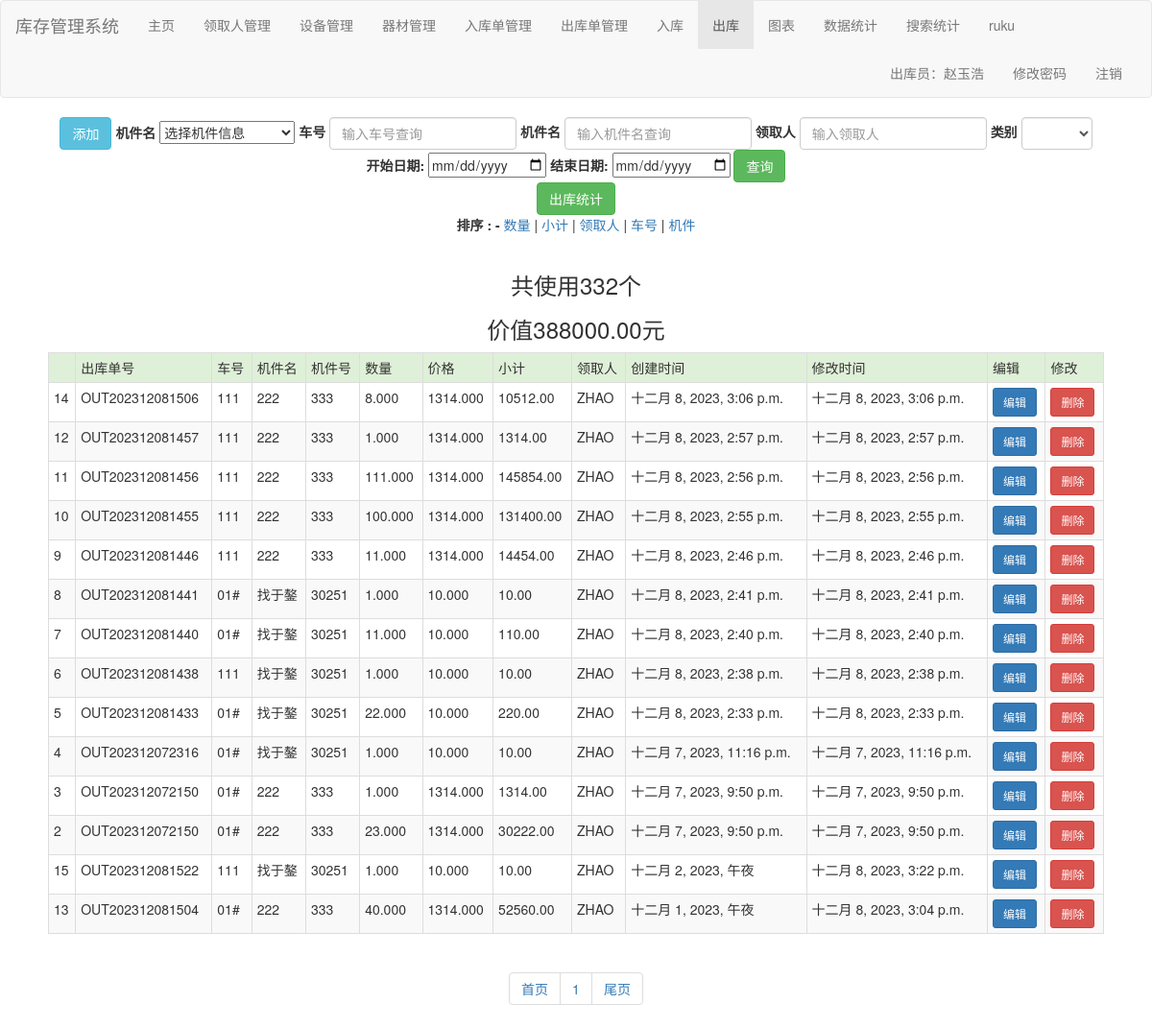
Screenshot of /outbound/ (signed in) with the database file from the repository.
### common/models.py (models this page shows, shortened)
class Outbound(models.Model):
    code = models.CharField(max_length=32, verbose_name='出库单号')
    customer = models.ForeignKey(Customer, on_delete=models.CASCADE, verbose_name='车号')
    user = models.ForeignKey(User, on_delete=models.CASCADE, verbose_name='出库员')
    name = models.ForeignKey(Man, on_delete=models.CASCADE, verbose_name='领取人')
    clothes = models.ForeignKey(Clothes, on_delete=models.CASCADE, verbose_name='产品信息')
    amount = models.DecimalField(verbose_name='数量',max_digits=7,decimal_places=3)
    create_time = models.DateTimeField (default=timezone.now, verbose_name='创建时间')
    modify_time = models.DateTimeField(auto_now=True, verbose_name='修改时间')
    class Meta:
        ordering = ['id']
        verbose_name = '出库单'
        verbose_name_plural = verbose_name

class Customer(models.Model):
    name = models.CharField(max_length=32, verbose_name='工序')
    phone = models.CharField(max_length=32, verbose_name='车间')
    address = models.CharField(max_length=32, verbose_name='车号')
    jx = models.CharField(max_length=32, verbose_name='机型')
    create_time = models.DateTimeField(auto_now_add=True, verbose_name='创建时间')
    modify_time = models.DateTimeField(auto_now=True, verbose_name='修改时间')
    class Meta:
        ordering = ['create_time']
        verbose_name = '工序'
        verbose_name_plural = verbose_name

class Clothes(models.Model):
    lei_choices = (
        (1, "一类"),
        (2, "二类"),
        (3, "三类"),
    )
    lei = models.SmallIntegerField(verbose_name="类别", choices=lei_choices, default=1)
    name = models.CharField(max_length=32, verbose_name='机件名')
    sn = models.CharField(max_length=32,  verbose_name='机件号')
    price = models.DecimalField(max_digits=10, decimal_places=3, verbose_name='价格')
    danwei_choices = (
        (1, "台"),
        (2, "套"),
        (3, "件"),
        (4, "个"),
        (5, "盒"),
        (6, "箱"),
        (7, "斤"),
    )
    danwei = models.SmallIntegerField(verbose_name="单位",default=1, choices=danwei_choices)
    stock = models.DecimalField(verbose_name='库存',max_digits=7,decimal_places=2)
    stock_down = models.DecimalField(verbose_name='最低库存',max_digits=7,decimal_places=2)
    changjia = models.CharField(max_length=32,  default=1,verbose_name='厂家')
    image = models.ImageField(upload_to='clothes', verbose_name='图片')
    desc = models.CharField(max_length=200, verbose_name='描述')
    create_time = models.DateTimeField(auto_now_add=True, verbose_name='创建时间')
    modify_time = models.DateTimeField(auto_now=True, verbose_name='修改时间')
    def __str__(self):
        return "{}-{}-{}".format(self.name,self.sn,self.changjia)
    class Meta:
        ordering = ['create_time']
        verbose_name = '产品信息'
        verbose_name_plural = verbose_name

class Man(models.Model):
    name = models.CharField( verbose_name="领取人", max_length=32)
    def __str__(self):
        return self.name
    class Meta:
        ordering = ['id']
        verbose_name = '领取人'
        verbose_name_plural = verbose_name

### outbound/views.py (the view)
# urls.py: path('', views.list, name='index'),
def list(request):
    form = OutboundForm()
    order = request.GET.get('orderby')  # 获取排序参数
    total_amount = Outbound.objects.aggregate(total=Sum('amount'))['total']
    print(total_amount)
    qs = Outbound.objects.all().order_by('-create_time')
    if order == 'amount':
        qs = qs.order_by('-amount')  # 按照数量
    elif order == 'man':
        qs = qs.order_by('-amount')  # 按照领取人
    elif order == 'address':
        qs = qs.order_by('customer__address')  # 按照车号
    elif order == 'clothes':
        qs = qs.order_by('clothes__name')  # 按照机件
    elif order == 'jisuan':
        qs = qs.annotate(product_price=F('clothes__price') * F('amount')).order_by('-product_price')
    total_cheng = 0
    total_price = 0  # 初始化总价为 0
    for inbound in qs:
        price = inbound.clothes.price
        amount = inbound.amount
        product_price = price * amount
        total_price += product_price
        product_price = round(product_price, 2)
        inbound.product_price = product_price
        total_cheng += inbound.product_price
    paginator = Paginator(qs, 50)
    page = request.GET.get('page', '1')
    result = paginator.page(page)
    context = {
        'result': result,
        'total_amount': total_amount,
        'total_price':total_cheng,
        'outbound_form': form,
    }
    return render(request,'outbound/index.html', context)
    return search(request, clothes=form.cleaned_data['clothes'], context=context)

### outbound/templates/outbound/index.html (shortened to what this page needs)
{% extends 'base.html' %}
{% block content %}
    <div id="content" style="height: 600px">
        <div id="search" class="text-center">
            <form class="form-inline" action="{% url 'outbound:search' %} " method="get">
                <div class="form-group ">
                    <a class="btn btn-info" href="{% url 'outbound:add' %}">添加</a>
                </div>
                <div class="form-group">
                <label for="clothes">机件名</label>
                {{ outbound_form.clothes_id }}
                </div>
                <div class="form-group">
                    <label for="address">车号</label>
                    <input type="text" class="form-control" id="address" name="address"
                           placeholder="输入车号查询">
                </div>
                <div class="form-group">
                    <label for="clothes_name">机件名</label>
                    <input type="text" class="form-control" id="clothes_name" name="clothes_name"
                           placeholder="输入机件名查询">
                </div>
                <div class="form-group">
                    <label for="clothes_sn">领取人</label>
                    <input type="text" class="form-control" id="user_name" name="user_name" placeholder="输入领取人">
                </div>
                <div class="form-group">
                    <label for="lei">类别</label>
                    <select id="lei" name="lei" class="form-control">
                        <option style='display: none'></option>
                        <option value="1">一类</option>
                    </select>
                </div>
                <div class="form-group">
                    <label for="start_date">开始日期:</label>
                    <input type="date" id="start_time" name="start_time">
                </div>
                <div class="form-group">
                    <label for="end_date">结束日期:</label>
                    <input type="date" id="end_time" name="end_time">
                </div>
                <button type="submit" class="btn btn-success">查询</button>
            </form>
            <button type="submit" class="btn btn-success" onclick="window.location='{% url 'outbound:zdlist' %}'">出库统计</button>
        </div>
        <div class="text-center">
            <b>排序 : - </b>
            <a href="{% url 'outbound:index' %}?orderby=amount">数量</a>  |
            <a href="{% url 'outbound:index' %}?orderby=jisuan">小计</a>  |
            <a href="{% url 'outbound:index' %}?orderby=man">领取人</a> |
            <a href="{% url 'outbound:index' %}?orderby=address">车号</a> |
            <a href="{% url 'outbound:index' %}?orderby=clothes">机件</a>
        </div>
        <br>
        <div class="text-center">
            {% if total_amount %}
            <p><h3>共使用{{ total_amount }}个</h3></p>
            {% endif %}
            {% if total_price %}
            <p><h3>价值{{ total_price }}元</h3></p>
            {% endif %}
        </div>
        <div id="table" align="center">
            {% if result %}
                <table class="table table-striped table-bordered table-hover  table-condensed" style="width: 1100px">
                <tr class="success">
                    <td></td>
                    <td>出库单号</td>
                    <td>车号</td>
                    <td>机件名</td>
                    <td>机件号</td>
                    <td>数量</td>
                    <td>价格</td>
                    <td>小计</td>
                    <td>领取人</td>
                    <td>创建时间</td>
                    <td>修改时间</td>
                    <td>编辑</td>
                    <td>修改</td>
                </tr>
                {% for foo in result %}
                    <tr>
                        <td>{{ foo.id }}</td>
                        <td>{{ foo.code }}</td>
                        <td>{{ foo.customer.address }}</td>
                        <td>{{ foo.clothes.name }}</td>
                        <td>{{ foo.clothes.sn }}</td>
                        <td>{{ foo.amount }}</td>
                        <td>{{ foo.clothes.price }}</td>
                        <td>{{ foo.product_price}}</td>
                        <td>{{ foo.name }}</td>
                        <td>{{ foo.create_time }}</td>
                        <td>{{ foo.modify_time }}</td>
                        {% if request.session.user_name == '赵' or request.session.user_name == '赵玉浩'%}
                            <td ><a class="btn btn-primary btn-sm"  href="{% url 'outbound:update' foo.id %}">编辑</a></td>
                            <td ><a class="btn btn-danger btn-sm"  href="{% url 'outbound:delete' foo.id %}">删除</a></td>
                        {% else %}
                            <td style="display:none"><a class="btn btn-primary btn-sm" href="{% url 'outbound:update' foo.id %}">编辑</a></td>
                            <td style="display:none"><a class="btn btn-danger btn-sm" href="{% url 'outbound:delete' foo.id %}">删除</a></td>
                        {% endif %}
                    </tr>
                {% endfor %}
            {% else %}
                <p>没有任何出库单</p>
            {% endif %}
            </table>
        </div>
        <div class="text-center">
            <ul class="pagination">
                <li><a href="/outbound/?page=1" rel="external nofollow">首页</a></li>
                {% for num in result.paginator.page_range %}
                    <li><a href="/outbound/?page={{ num }}" rel="external nofollow">{{ num }}</a></li>
                {% endfor %}
                <li><a href="/outbound/?page={{ result.paginator.num_pages }}" rel="external nofollow">尾页</a></li>
            </ul>
        </div>
    </div>
{% endblock %}

### templates/base.html (shortened to what this page needs)
{% load static %}
<!DOCTYPE html>
<html lang="zh-CN">
<head>
  <link rel="stylesheet" href="https://cdnjs.cloudflare.com/ajax/libs/bootstrap-select/1.12.4/css/bootstrap-select.min.css">
  <link href="{% static 'bootstrap-3.3.7-dist/css/bootstrap.min.css' %}" rel="stylesheet">
  <link href="{% static 'css/select2.min.css' %}" rel="stylesheet">
</head>
<body>
<nav class="navbar navbar-default">
    <div class="container-fluid">
        <div class="navbar-header">
            <a class="navbar-brand" href="#">库存管理系统</a>
        </div>
        <div class="collapse navbar-collapse" id="my-nav">
            <ul class="nav navbar-nav faq-tabbable">
                <li class="active"><a href="{% url 'index' %}">主页</a></li>
                <li><a href="{% url 'man:index' %}">领取人管理</a></li>
                <li><a href="{% url 'customer:index' %}">设备管理</a></li>
                <li><a href="{% url 'clothes:index' %}">器材管理</a></li>
                <li><a href="{% url 'inorder:index' %}">入库单管理</a></li>
                <li><a href="{% url 'outorder:index' %}">出库单管理</a></li>
                <li><a href="{% url 'inbound:index' %}">入库</a></li>
                <li><a href="{% url 'outbound:index' %}">出库</a></li>
                <li><a href="{% url 'charts:charts' %}">图表</a></li>
                <li><a href="{% url 'chart' %}">数据统计</a></li>
                <li><a href="{% url 'sous:index' %}">搜索统计</a></li>
                <li><a href="{% url 'sous:huafei' %}">ruku</a></li>
            </ul>
            <ul class="nav navbar-nav navbar-right">
                {% if request.session.is_login %}
                    <li><a href="#">{{ request.session.user_role }}：{{ request.session.user_name }}</a></li>
                    <li><a href="{% url 'changepwd' %}">修改密码</a></li>
                    <li><a href="{% url 'logout' %}">注销</a></li>
                {% else %}
                    <li><a href="{% url 'login' %}">登录</a></li>
                    <li><a href="{% url 'register' %}">注册</a></li>
                {% endif %}
            </ul>
        </div>
    </div>
</nav>
{% if request.session.is_login %}
    {% block content %}{% endblock %}
{% endif %}
</body>
</html>

### rows the page displays
Outbound: id "14", code "OUT202312081506", customer.address "111", clothes.name "222", clothes.sn "333", amount "8.000", clothes.price "1314.000", product_price "10512.00", name "ZHAO", create_time "十二月 8, 2023, 3:06 p.m.", modify_time "十二月 8, 2023, 3:06 p.m."
Outbound: id "12", code "OUT202312081457", customer.address "111", clothes.name "222", clothes.sn "333", amount "1.000", clothes.price "1314.000", product_price "1314.00", name "ZHAO", create_time "十二月 8, 2023, 2:57 p.m.", modify_time "十二月 8, 2023, 2:57 p.m."
Outbound: id "11", code "OUT202312081456", customer.address "111", clothes.name "222", clothes.sn "333", amount "111.000", clothes.price "1314.000", product_price "145854.00", name "ZHAO", create_time "十二月 8, 2023, 2:56 p.m.", modify_time "十二月 8, 2023, 2:56 p.m."
Outbound: id "10", code "OUT202312081455", customer.address "111", clothes.name "222", clothes.sn "333", amount "100.000", clothes.price "1314.000", product_price "131400.00", name "ZHAO", create_time "十二月 8, 2023, 2:55 p.m.", modify_time "十二月 8, 2023, 2:55 p.m."
Outbound: id "9", code "OUT202312081446", customer.address "111", clothes.name "222", clothes.sn "333", amount "11.000", clothes.price "1314.000", product_price "14454.00", name "ZHAO", create_time "十二月 8, 2023, 2:46 p.m.", modify_time "十二月 8, 2023, 2:46 p.m."
Outbound: id "8", code "OUT202312081441", customer.address "01#", clothes.name "找于鏊", clothes.sn "30251", amount "1.000", clothes.price "10.000", product_price "10.00", name "ZHAO", create_time "十二月 8, 2023, 2:41 p.m.", modify_time "十二月 8, 2023, 2:41 p.m."
Outbound: id "7", code "OUT202312081440", customer.address "01#", clothes.name "找于鏊", clothes.sn "30251", amount "11.000", clothes.price "10.000", product_price "110.00", name "ZHAO", create_time "十二月 8, 2023, 2:40 p.m.", modify_time "十二月 8, 2023, 2:40 p.m."
Outbound: id "6", code "OUT202312081438", customer.address "111", clothes.name "找于鏊", clothes.sn "30251", amount "1.000", clothes.price "10.000", product_price "10.00", name "ZHAO", create_time "十二月 8, 2023, 2:38 p.m.", modify_time "十二月 8, 2023, 2:38 p.m."
Outbound: id "5", code "OUT202312081433", customer.address "01#", clothes.name "找于鏊", clothes.sn "30251", amount "22.000", clothes.price "10.000", product_price "220.00", name "ZHAO", create_time "十二月 8, 2023, 2:33 p.m.", modify_time "十二月 8, 2023, 2:33 p.m."
Outbound: id "4", code "OUT202312072316", customer.address "01#", clothes.name "找于鏊", clothes.sn "30251", amount "1.000", clothes.price "10.000", product_price "10.00", name "ZHAO", create_time "十二月 7, 2023, 11:16 p.m.", modify_time "十二月 7, 2023, 11:16 p.m."
Outbound: id "3", code "OUT202312072150", customer.address "01#", clothes.name "222", clothes.sn "333", amount "1.000", clothes.price "1314.000", product_price "1314.00", name "ZHAO", create_time "十二月 7, 2023, 9:50 p.m.", modify_time "十二月 7, 2023, 9:50 p.m."
Outbound: id "2", code "OUT202312072150", customer.address "01#", clothes.name "222", clothes.sn "333", amount "23.000", clothes.price "1314.000", product_price "30222.00", name "ZHAO", create_time "十二月 7, 2023, 9:50 p.m.", modify_time "十二月 7, 2023, 9:50 p.m."
Outbound: id "15", code "OUT202312081522", customer.address "111", clothes.name "找于鏊", clothes.sn "30251", amount "1.000", clothes.price "10.000", product_price "10.00", name "ZHAO", create_time "十二月 2, 2023, 午夜", modify_time "十二月 8, 2023, 3:22 p.m."
Outbound: id "13", code "OUT202312081504", customer.address "01#", clothes.name "222", clothes.sn "333", amount "40.000", clothes.price "1314.000", product_price "52560.00", name "ZHAO", create_time "十二月 1, 2023, 午夜", modify_time "十二月 8, 2023, 3:04 p.m."

### other values shown
{{ request.session.user_role }} "出库员"
{{ request.session.user_name }} "赵玉浩"
{{ total_amount }} "332"
{{ total_price }} "388000.00"
{{ num }} "1"
